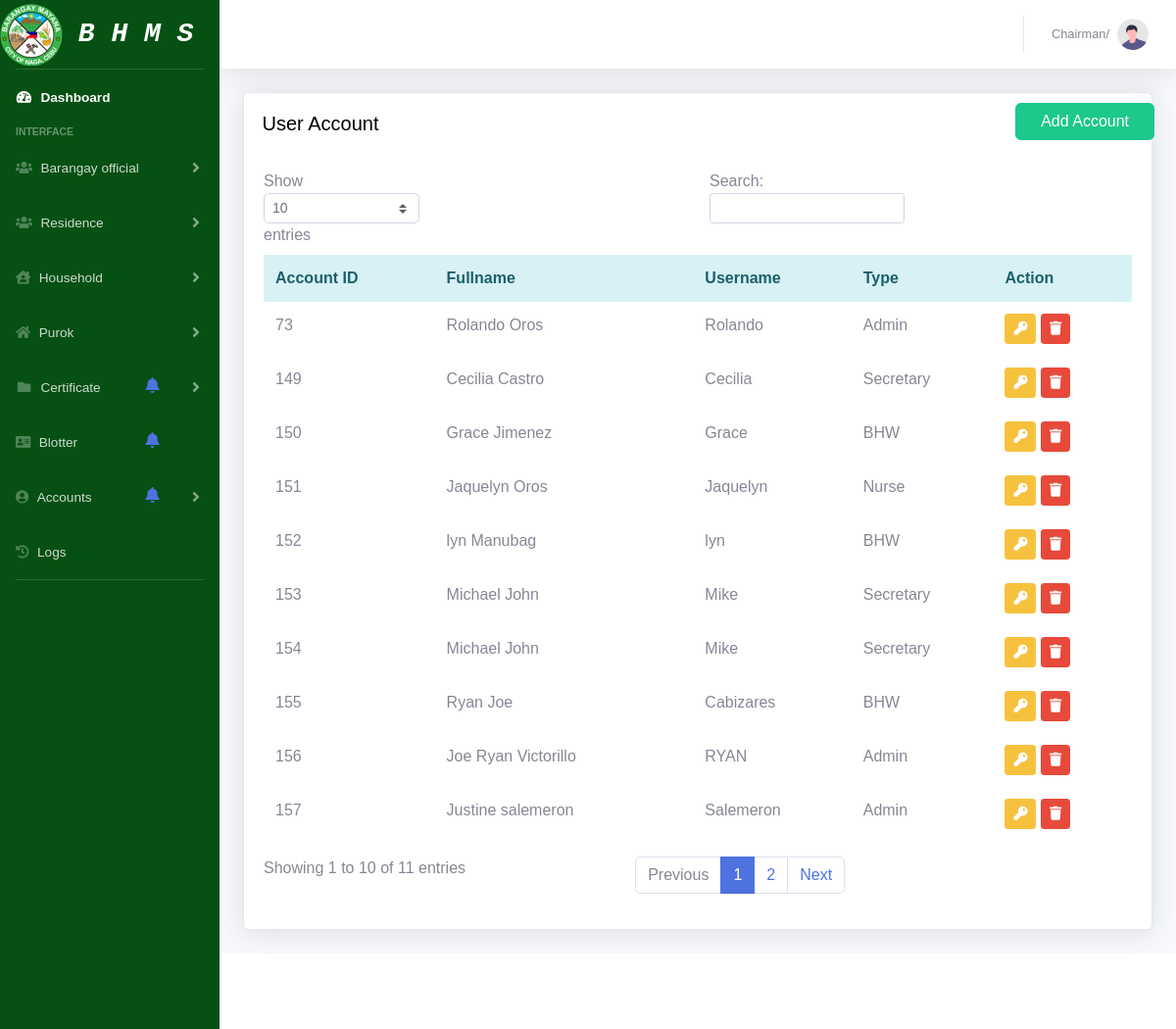
Page /Account.php on the committed database.
### tables this page shows
CREATE TABLE `account` (
  `A_id` int(10) NOT NULL AUTO_INCREMENT,
  `A_Completename` varchar(100) NOT NULL,
  `A_username` varchar(50) NOT NULL,
  `A_password` varchar(100) NOT NULL,
  `A_type` varchar(50) NOT NULL,
  `Remark` varchar(10) NOT NULL,
  `Del` varchar(10) NOT NULL,
  PRIMARY KEY (`A_id`)
);

### Account.php (the view, shortened to what this page needs)
<?php
include_once("Db_connect/connection.php");
?>
<?php
include_once 'header.php';
?>
                <div class="container-fluid">
                    <div class="card shadow mb-4">
                    <div class="pos">
            <h5>User Account</h5>
        </div>
                <button type="button" class="btn btn-success sidebot" data-toggle="modal" data-target="#addhouseModal1">Add Account</button>
                        <div class="card-body">
                            <div class="table-responsive">
                                <table class="table table-borderless" id="dataTable" width="100%" cellspacing="0">
                            <thead class ="alert-info">
                            <tr>
                            <th >Account ID</th>
                                <th >Fullname</th>
                                <th >Username</th>
                                <th >Type</th>
                                <th>Action</th>
                            </tr>
                            </thead>
                            <tbody>
                            <?php
                            $statement =$conn->prepare("SELECT * from account Where Remark='Approve' AND Del=''");
                            $statement->execute();
                            while($Purok=$statement->fetch()){?>
                            <tr>
                                <td><?php echo $Purok['A_id']   ?></td>
                                <td><?php echo $Purok['A_Completename']   ?></td>
                                <td><?php echo $Purok['A_username']   ?></td>
                                <td><?php echo $Purok['A_type']   ?></td>
                                <td>
                                <div style ="display:inline-block">
                            <a href="#edit3_<?php echo $Purok['A_id']; ?>" class="btn btn-warning btn-sm" data-toggle="modal"><span class="fas fa-key"></span></a>
                            <a href="#edit5_<?php echo $Purok['A_id']; ?>" class="btn btn-sm btn-danger" data-toggle="modal"><span class="fa fa-trash"></span></a>
                            </div>
                                </td>
                            </tr>
                            <?php
                            }
                            ?>
                            </tbody>
                            </table>
                            </div>
                        </div>
                    </div>
                </div>
            </div>
            <footer class="sticky-footer bg-white">
                <div class="container my-auto">
                    <div class="copyright text-center my-auto">
                    </div>
                </div>
            </footer>
        </div>
    </div>
</body>
</html>

### header.php (shortened to what this page needs)
<?php
include_once("Db_connect/connection.php");
$statement =$conn->prepare("SELECT Count(*) FROM `certificate` WHERE Approve =''");
$statement->execute();
$approve=$statement->fetchColumn();
$statement =$conn->prepare("SELECT Count(*) FROM `tblblotter` WHERE status = 'Active'");
$statement->execute();
$Active=$statement->fetchColumn();
$statement =$conn->prepare("SELECT Count(*) FROM `account` WHERE Remark = ' '");
$statement->execute();
$Account=$statement->fetchColumn();
?>
<!DOCTYPE html>
<html lang="en">
<head>
    <link href="vendor/fontawesome-free/css/all.min.css" rel="stylesheet" type="text/css">
        <link rel="stylesheet" href="https://cdn.jsdelivr.net/npm/bootstrap-select@1.13.14/dist/css/bootstrap-select.min.css">
    <link href="css/sb-admin-2.min.css" rel="stylesheet">
    <link href="css/sb.css" rel="stylesheet">
    <link href="css/card.css" rel="stylesheet">
</head>
<body id="page-top">
    <div id="wrapper">
        <ul class="navbar-nav  sidebar sidebar-dark accordion yello" id="accordionSidebar">
            <a class="sidebar-brand d-flex align-items-center justify-content-center" href="admindash.php">
                   <img src="Pic/MAYANA LOGO -SMALL.png" class="naga">
                <div class=" mx-3 logocol">BHMS</div>
            </a>
            <hr class="sidebar-divider my-0">
            <li class="nav-item active">
                <a class="nav-link" href="admindash.php">
                    <i class="fas fa-fw fa-tachometer-alt"></i>
                    <span>Dashboard</span></a>
            </li>
            <div class="sidebar-heading">
                Interface
            </div>
            <li class="nav-item">
                <a class="nav-link collapsed" href="#" data-toggle="collapse" data-target="#collapseTwo"
                    aria-expanded="true" aria-controls="collapseTwo">
                    <i class="fas fa-users"></i>
                    <span>Barangay official</span>
                </a>
            </li>
            <li class="nav-item">
                <a class="nav-link collapsed" href="#" data-toggle="collapse" data-target="#collapseUtilities"
                    aria-expanded="true" aria-controls="collapseUtilities">
                    <i class="fas fa-users"></i>
                    <span>Residence</span>
                </a>
            </li>
            <li class="nav-item">
                <a class="nav-link collapsed" href="#" data-toggle="collapse" data-target="#collapseUtilitiesH"
                    aria-expanded="true" aria-controls="collapseUtilitiesH">
                    <i class="fas fa-house-user"></i>
                    <span>Household</span>
                </a>
            </li>
            <li class="nav-item">
                <a class="nav-link collapsed" href="#" data-toggle="collapse" data-target="#collapseUtilitiesP"
                    aria-expanded="true" aria-controls="collapseUtilitiesP">
                    <i class="fa fa-home"></i>
                    <span>Purok</span>
                </a>
            </li>
            <li class="nav-item">
                <a class="nav-link collapsed" href="#" data-toggle="collapse" data-target="#collapseUtilitiesC"
                    aria-expanded="true" aria-controls="collapses12">
                    <i class="fas fa-fw fa-folder"></i>
                    <span>Certificate</span>
                    <?php
                    if($approve>=1){
                    ?>
                    <a href="#" class="side123">
                <i class="fas fa-bell fa-fw"></i>
  <span class="badge badge-danger badge-counter"><?php echo "$approve" ?></span>
</a>
                <?php
                      }  else{
                ?>
                           <a href="#" class="side123">
                <i class="fas fa-bell fa-fw"></i>
</a>
<?php
                      }
?>
                </a>
                <div id="collapseUtilitiesC" class="collapse" aria-labelledby="headingPages" data-parent="#accordionSidebar">
                    <div class="bg-white py-2 collapse-inner rounded">
              <li class="nav-item">
                <a class="nav-link" href="Adminblotterdash.php">
                <i class="fa fa-address-card"></i>
                    <span>Blotter</span>
<?php
                    if($Active>=1){
                    ?>
                    <a href="#" class="side124">
                <i class="fas fa-bell fa-fw"></i>
  <span class="badge badge-danger badge-counter"><?php echo "$Active" ?></span>
</a>
                <?php
                      }  else{
                ?>
                           <a href="#" class="side123">
                <i class="fas fa-bell fa-fw"></i>
</a>
<?php
                      }
?>
            </li>
            <li class="nav-item">
                <a class="nav-link collapsed" href="#" data-toggle="collapse" data-target="#collapses1"
                    aria-expanded="true" aria-controls="collapses">
                    <i class="fa fa-user-circle"></i>
                    <span>Accounts</span>
<?php
                    if($Account>=1){
                    ?>
                    <a href="#" class="side123">
                <i class="fas fa-bell fa-fw"></i>
  <span class="badge badge-danger badge-counter"><?php echo "$Account" ?></span>
</a>
                <?php
                      }  else{
                ?>
                           <a href="#" class="side123">
                <i class="fas fa-bell fa-fw"></i>
</a>
<?php
                      }
?>
                </a>
            </li>
            <li class="nav-item">
                <a class="nav-link" href="Logs.php">
                <i class="fas fa-history"></i>
                    <span>Logs</span></a>
            </li>
            <hr class="sidebar-divider d-none d-md-block">
        </ul>
        <div id="content-wrapper" class="d-flex flex-column">
            <div id="content">
                <nav class="navbar navbar-expand navbar-light bg-white topbar mb-4 static-top shadow">
                    <ul class="navbar-nav ml-auto">
                        <li class="nav-item dropdown no-arrow">
                            <a class="nav-link dropdown-toggle" href="#" id="userDropdown" role="button"
                                data-toggle="dropdown" aria-haspopup="true" aria-expanded="false">
                                <span class="mr-2 d-none d-lg-inline text-gray-600 small">Chairman/ <?php echo $_SESSION["fullname"] ?></span>
                                <img class="img-profile rounded-circle"
                                    src="img/undraw_profile.svg">
                            </a>
                        </li>
                    </ul>
                </nav>

### css/sb.css (style rules this page uses)
.sidebot { float:right; margin-right: 20px; margin-left: 85%; margin-bottom: 10px; margin-top: 10px; width: 142px; height: 38px; }
.yello { background-color: #055012; }
img.naga { height: 4em; width: 4pc; margin-left: 6px; }
.logocol { letter-spacing: 1.05rem; font-family: Monospace; font-style: oblique; font-size: 28px; }
.pos { position: absolute; margin-left: 2%; margin-top: 2%; color:black; }
.side123 { position: absolute; margin-left: 65%; margin-top: -18%; }

### css/card.css (style rules this page uses)
* { margin: 0; padding: 0; box-sizing: border-box; font-family: 'Poppins', sans-serif }
body { background: #333 }
.container { margin-top: 69px; margin-left: 70%; }

### rows in the picture
account: A_id "73", A_Completename "Rolando Oros", A_username "Rolando", A_type "Admin"
account: A_id "149", A_Completename "Cecilia Castro", A_username "Cecilia", A_type "Secretary"
account: A_id "150", A_Completename "Grace Jimenez", A_username "Grace", A_type "BHW"
account: A_id "151", A_Completename "Jaquelyn Oros", A_username "Jaquelyn", A_type "Nurse"
account: A_id "152", A_Completename "lyn Manubag", A_username "lyn", A_type "BHW"
account: A_id "153", A_Completename "Michael John", A_username "Mike", A_type "Secretary"
account: A_id "154", A_Completename "Michael John", A_username "Mike", A_type "Secretary"
account: A_id "155", A_Completename "Ryan Joe", A_username "Cabizares", A_type "BHW"
account: A_id "156", A_Completename "Joe Ryan Victorillo", A_username "RYAN", A_type "Admin"
account: A_id "157", A_Completename "Justine salemeron", A_username "Salemeron", A_type "Admin"
